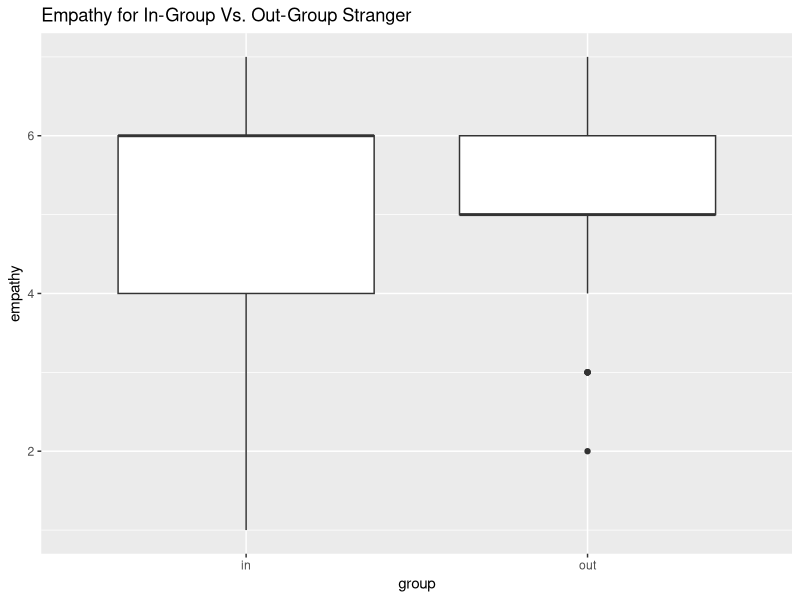
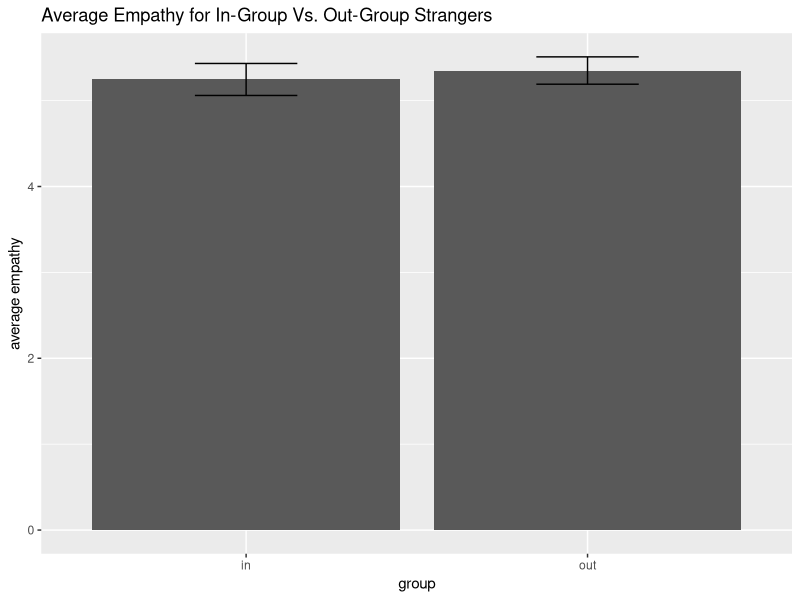
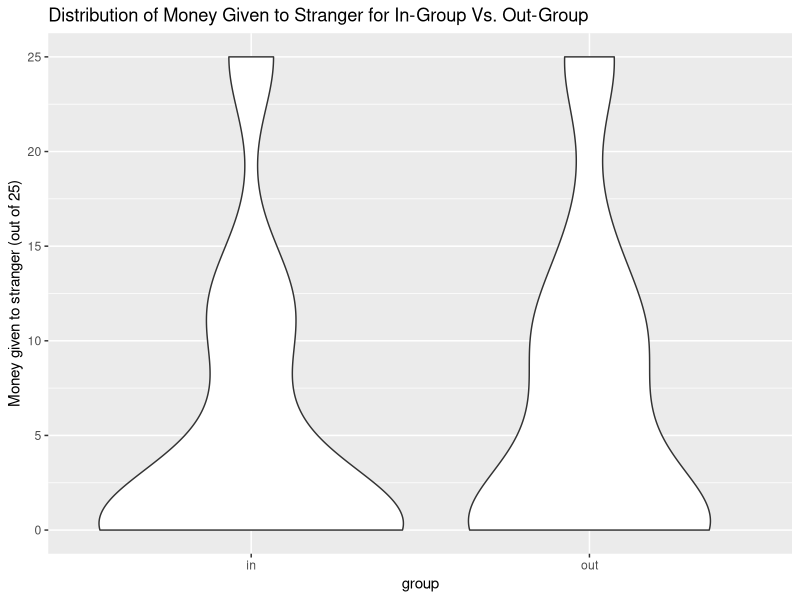
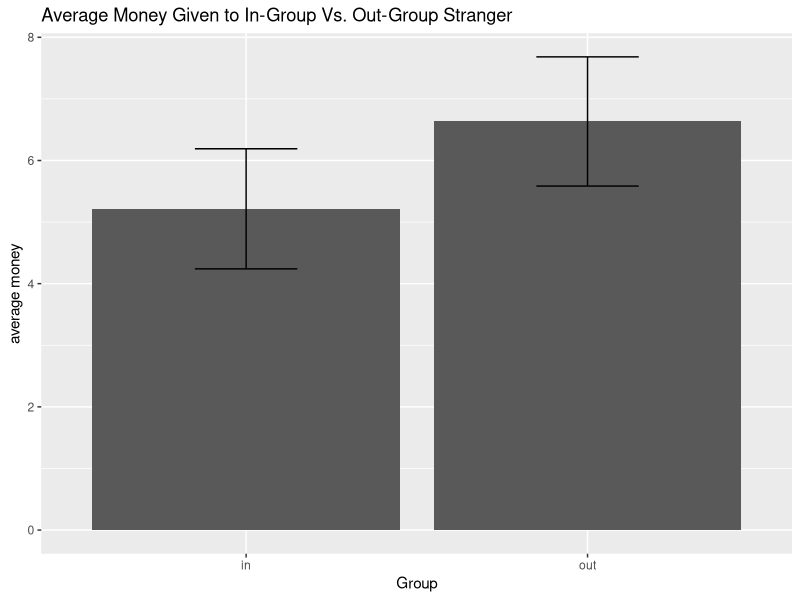
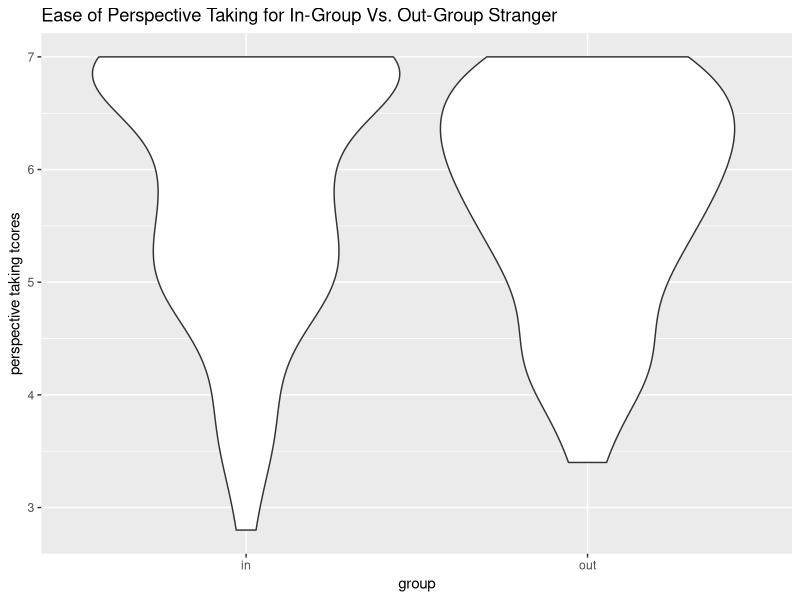
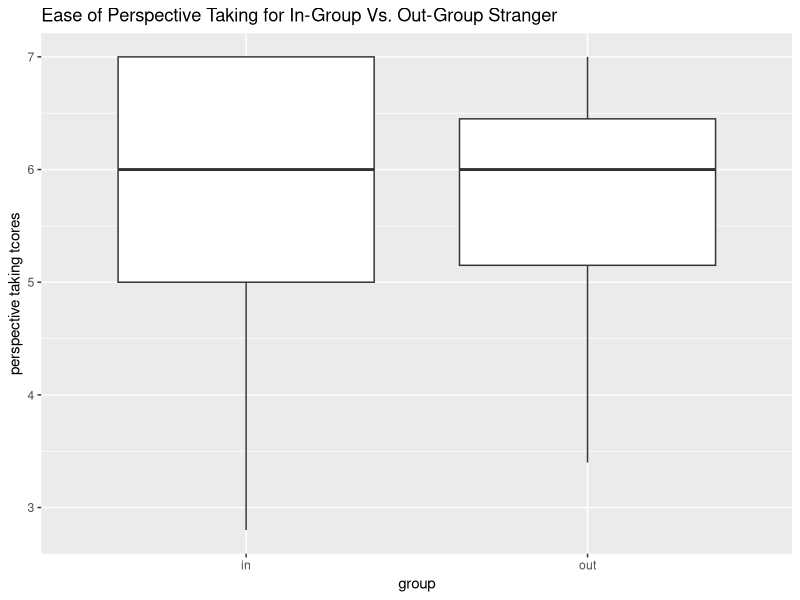
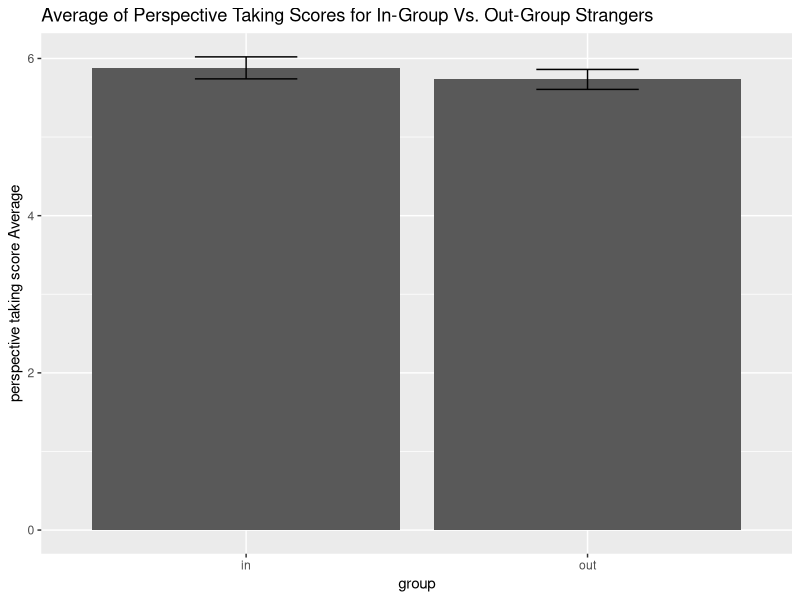
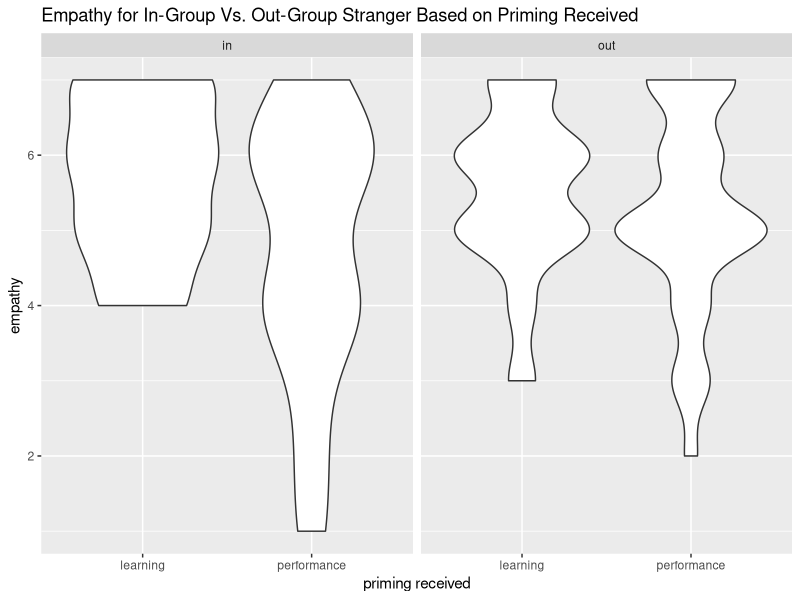

Generate these figures, in order, with R:
## ---- chunk 1
knitr::opts_chunk$set(echo = FALSE, warning = FALSE, message = FALSE)
## ---- chunk 2
library(tidyverse)
df <- read.csv("LP_dictator_cleaned.csv")
df <- df %>% filter(startDate != "5/22/13 10:06") # remove bad response
## ---- chunk 3
# Christiana
# graphs for empathy
# df %>% filter(!is.na(inOrOut), !is.na(emp)) %>% ggplot(aes(y=emp, x = inOrOut)) + geom_violin() + ggtitle("Empathy for In-Group Vs. Out-Group Stranger") +
#   xlab("group") + ylab('empathy')
df %>% filter(!is.na(inOrOut), !is.na(emp)) %>% ggplot(aes(y=emp, x = inOrOut)) + geom_boxplot() + ggtitle("Empathy for In-Group Vs. Out-Group Stranger") +
  xlab("group") + ylab('empathy')
df %>% filter(!is.na(inOrOut), !is.na(emp)) %>% ggplot(aes(y=emp, x = inOrOut)) + geom_bar(stat='summary') +
  geom_errorbar(stat='summary', width = 0.3) + ggtitle("Average Empathy for In-Group Vs. Out-Group Strangers") + xlab("group") + ylab("average empathy")

# create summary table with mean, sd, se, and cis
df %>% filter(!is.na(inOrOut)) %>% group_by(inOrOut) %>% summarize(n = n(), mean = mean(emp, na.rm=T), sd = sd(emp, na.rm=T), se = sd/sqrt(n), lower_ci = mean - 1.96*se, upper_ci = mean + 1.96*se) %>% knitr::kable()

# test with removing attention check
# doesn't make a difference, so you can ignore the code below
# df %>% filter(!is.na(inOrOut), !is.na(emp), !is.na(att_check)) %>% ggplot(aes(y=emp, x = inOrOut)) + geom_violin()
# # df %>% filter(!is.na(inOrOut), !is.na(emp), !is.na(att_check)) %>% ggplot(aes(y=emp, x = inOrOut)) + geom_boxplot()
# df %>% filter(!is.na(inOrOut), !is.na(emp), !is.na(att_check)) %>% ggplot(aes(y=emp, x = inOrOut)) + geom_bar(stat='summary') +
#   geom_errorbar(stat='summary', width = 0.3)
# create summary table with mean, sd, se, and cis after removing attention check
# df %>% filter(!is.na(inOrOut), !is.na(att_check)) %>% group_by(inOrOut) %>% summarize(n = n(), mean = mean(emp, na.rm=T), sd = sd(emp, na.rm=T), se = sd/sqrt(n), lower_ci = mean - 1.96*se, upper_ci = mean + 1.96*se)
## ---- chunk 4
# Kaylee
# remove extra text, just have numbers
df$dg <- as.numeric(gsub("\\D", "", df$dg))
# convert 125 which was supposed to be 25 since that's the maximum value
df$dg[df$dg == 125] <- 25
# graphs for altruism (dictator game) 
df %>% filter(!is.na(inOrOut), !is.na(dg)) %>% ggplot(aes(y=dg, x = inOrOut)) + geom_violin() + ggtitle("Distribution of Money Given to Stranger for In-Group Vs. Out-Group") + ylab("Money given to stranger (out of 25)") + xlab("group")
# df %>% filter(!is.na(inOrOut), !is.na(dg)) %>% ggplot(aes(y=dg, x = inOrOut)) + geom_boxplot()
df %>% filter(!is.na(inOrOut), !is.na(dg)) %>% ggplot(aes(y=dg, x = inOrOut)) + geom_bar(stat='summary') +
   geom_errorbar(stat='summary', width = 0.3) + ggtitle('Average Money Given to In-Group Vs. Out-Group Stranger') + ylab("average money") + xlab("Group")
# df %>% filter(!is.na(inOrOut), !is.na(dg)) %>% ggplot(aes(x=dg)) + geom_histogram() + facet_wrap(~inOrOut)

# create summary table with mean, sd, se, and cis
df %>% filter(!is.na(inOrOut), !is.na(dg)) %>% group_by(inOrOut) %>% summarize(n = n(), median = median(dg), mean = mean(dg), sd = sd(dg), se = sd/sqrt(n), lower_ci = mean - 1.96*se, upper_ci = mean + 1.96*se)  %>% knitr::kable()

# test graphs again after removing attention check
# no affect of attention check, so you can ignore the code below
# df %>% filter(!is.na(inOrOut), !is.na(dg), !is.na(att_check)) %>% ggplot(aes(y=dg, x = inOrOut)) + geom_violin() 
# df %>% filter(!is.na(inOrOut), !is.na(dg), !is.na(att_check)) %>% ggplot(aes(y=dg, x = inOrOut)) + geom_boxplot()
# df %>% filter(!is.na(inOrOut), !is.na(dg), !is.na(att_check)) %>% ggplot(aes(y=dg, x = inOrOut)) + geom_bar(stat='summary') +
#   geom_errorbar(stat='summary', width = 0.3)

# create another summary table after removing people who failed the attention check
# no difference
# df %>% filter(!is.na(inOrOut), !is.na(dg), !is.na(att_check)) %>% group_by(inOrOut) %>% summarize(n = n(), median = median(dg), mean = mean(dg), sd = sd(dg), se = sd/sqrt(n), lower_ci = mean - 1.96*se, upper_ci = mean + 1.96*se)
## ---- chunk 5
# Kennedy
# reverse code some questions so that a 7 represents better perspective taking (only do this once)
df <- df %>% mutate(pt_1_reversed = case_when(pt_1 == "7" ~ 1, pt_1 == "6" ~ 2, pt_1 == "5" ~ 3, pt_1 == "4" ~ 4, pt_1 == "3" ~ 5, pt_1 == "2" ~ 6, pt_1 == "1" ~ 7),
              pt_3_reversed = case_when(pt_3 == "7" ~ 1, pt_3 == "6" ~ 2, pt_3 == "5" ~ 3, pt_3 == "4" ~ 4, pt_3 == "3" ~ 5, pt_3 == "2" ~ 6, pt_3 == "1" ~ 7),
              pt_5_reversed = case_when(pt_5 == "7" ~ 1, pt_5 == "6" ~ 2, pt_5 == "5" ~ 3, pt_5 == "4" ~ 4, pt_5 == "3" ~ 5, pt_5 == "2" ~ 6, pt_5 == "1" ~ 7))
# create composite variable (avg of 5 questions), greater avg = better perspective taking (only do this once)
df <- df %>% mutate(PT_avg = rowMeans(select(., c("pt_1_reversed", "pt_2", "pt_3_reversed", "pt_4", "pt_5_reversed"))), na.rm=T)

# graphs for perspective taking
df %>% filter(!is.na(inOrOut), !is.na(PT_avg)) %>% ggplot(aes(y=PT_avg, x = inOrOut)) + geom_violin() + 
  ggtitle("Ease of Perspective Taking for In-Group Vs. Out-Group Stranger") + ylab("perspective taking tcores") + xlab("group") 
df %>% filter(!is.na(inOrOut), !is.na(PT_avg)) %>% ggplot(aes(y=PT_avg, x = inOrOut)) + geom_boxplot() +
  ggtitle("Ease of Perspective Taking for In-Group Vs. Out-Group Stranger") + ylab("perspective taking tcores") + xlab("group") 
df %>% filter(!is.na(inOrOut), !is.na(PT_avg)) %>% ggplot(aes(y=PT_avg, x = inOrOut)) + geom_bar(stat='summary') +
  geom_errorbar(stat='summary', width = 0.3) + ggtitle("Average of Perspective Taking Scores for In-Group Vs. Out-Group Strangers") + ylab("perspective taking score Average") + xlab("group")

# create summary table with mean, sd, se, and cis
df %>% filter(!is.na(inOrOut)) %>% group_by(inOrOut) %>% summarize(n = n(), mean = mean(PT_avg, na.rm=T), sd = sd(PT_avg, na.rm=T), se = sd/sqrt(n), lower_ci = mean - 1.96*se, upper_ci = mean + 1.96*se) %>% knitr::kable()

## ---- chunk 6
# Paulina
# empathy
# graphs for empathy
df %>% filter(!is.na(inOrOut), !is.na(emp)) %>% ggplot(aes(y=emp, x = priming_received)) + geom_violin() + facet_wrap(~inOrOut) +
  ggtitle("Empathy for In-Group Vs. Out-Group Stranger Based on Priming Received") + xlab("priming received") + ylab('empathy')
df %>% filter(!is.na(inOrOut), !is.na(emp)) %>% ggplot(aes(y=emp, x = priming_received)) + geom_boxplot() + facet_wrap(~inOrOut) +
  ggtitle("Empathy for In-Group Vs. Out-Group Stranger Based on Priming Received") + xlab("priming received") + ylab('empathy')
df %>% filter(!is.na(inOrOut), !is.na(emp)) %>% ggplot(aes(y=emp, x = priming_received)) + geom_bar(stat='summary') +
  geom_errorbar(stat='summary', width = 0.3) + facet_wrap(~inOrOut) +
  ggtitle("Average Empathy for In-Group Vs. Out-Group Strangers Based on Priming Received") + xlab("priming received") + ylab("average empathy")

# create summary table with mean, sd, se, and cis
df %>% filter(!is.na(inOrOut), !is.na(emp)) %>% group_by(inOrOut, priming_received) %>% summarize(n = n(), mean = mean(emp), sd = sd(emp), se = sd/sqrt(n), lower_ci = mean - 1.96*se, upper_ci = mean + 1.96*se)  %>% knitr::kable()
## ---- chunk 7
# Kirsten
# altruism
df %>% filter(!is.na(inOrOut), !is.na(dg)) %>% ggplot(aes(y=dg, x = priming_received)) + geom_violin() + facet_wrap(~inOrOut) +
  ggtitle("Altruism for In-Group Vs. Out-Group Stranger Based on Priming Received") + xlab("priming received") + ylab('money given to stranger (out of 25 cents)')
df %>% filter(!is.na(inOrOut), !is.na(dg)) %>% ggplot(aes(y=dg, x = priming_received)) + geom_boxplot() + facet_wrap(~inOrOut) +
  ggtitle("Altruism for In-Group Vs. Out-Group Stranger Based on Priming Received") + xlab("priming received") + ylab('money given to stranger (out of 25 cents)')
df %>% filter(!is.na(inOrOut), !is.na(dg)) %>% ggplot(aes(y=dg, x = priming_received)) + geom_bar(stat='summary') +
  geom_errorbar(stat='summary', width = 0.3) + facet_wrap(~inOrOut) +
  ggtitle("Average Altruism for In-Group Vs. Out-Group Strangers Based on Priming Received") + xlab("priming received") + ylab("average money given to stranger (out of 25 cents)")

# create summary table with mean, sd, se, and cis
df %>% filter(!is.na(inOrOut), !is.na(dg)) %>% group_by(inOrOut, priming_received) %>% summarize(n = n(), mean = mean(dg), sd = sd(dg), se = sd/sqrt(n), lower_ci = mean - 1.96*se, upper_ci = mean + 1.96*se)  %>% knitr::kable()

## ---- chunk 8
# Jaqueline
# perspective taking
# graphs for perspective taking
df %>% filter(!is.na(inOrOut), !is.na(PT_avg)) %>% ggplot(aes(y=PT_avg, x = priming_received)) + geom_violin() + facet_wrap(~inOrOut) +
  ggtitle("Ease of Perspective Taking for In-Group Vs. Out-Group Stranger Based on Priming Received") + ylab("perspective taking scores") + xlab("priming received") 
df %>% filter(!is.na(inOrOut), !is.na(PT_avg)) %>% ggplot(aes(y=PT_avg, x = priming_received)) + geom_boxplot() + facet_wrap(~inOrOut) +
  ggtitle("Ease of Perspective Taking for In-Group Vs. Out-Group Stranger Based on Priming Received") + ylab("perspective taking tcores") + xlab("priming received") 
df %>% filter(!is.na(inOrOut), !is.na(PT_avg)) %>% ggplot(aes(y=PT_avg, x = priming_received)) + geom_bar(stat='summary') + facet_wrap(~inOrOut) +
  geom_errorbar(stat='summary', width = 0.3) +
  ggtitle("Average of Perspective Taking Scores for In-Group Vs. Out-Group Strangers") + ylab("perspective taking score average") + xlab("priming received")

# create summary table with mean, sd, se, and cis
df %>% filter(!is.na(inOrOut)) %>% group_by(inOrOut, priming_received) %>% summarize(n = n(), mean = mean(PT_avg, na.rm=T), sd = sd(PT_avg, na.rm=T), se = sd/sqrt(n), lower_ci = mean - 1.96*se, upper_ci = mean + 1.96*se) %>% knitr::kable()
